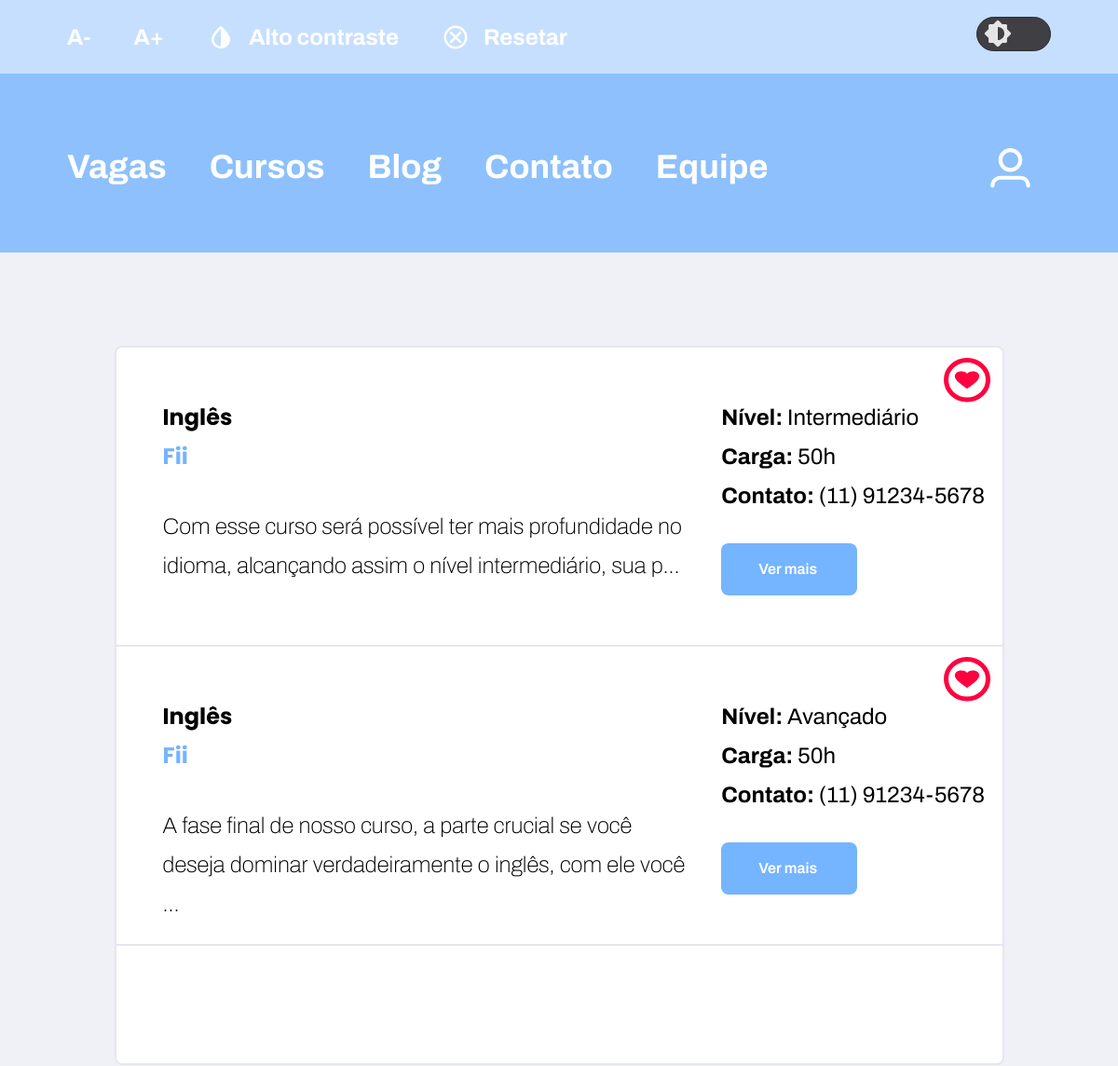
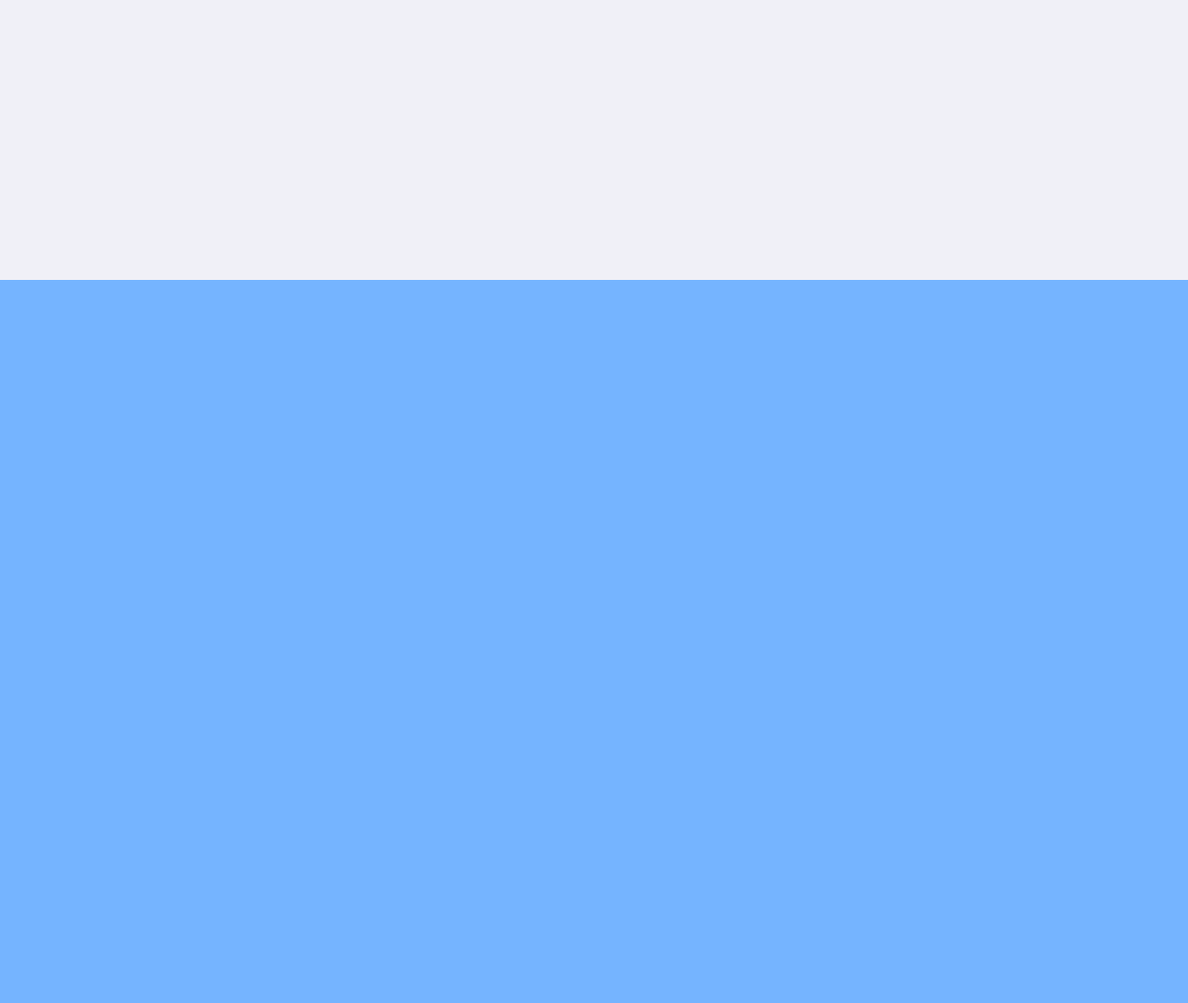
Page /versão_php/src/listar_favoritar_curso.php (signed in) on the committed database (2 pictures, top to bottom).
### tables this page shows
CREATE TABLE `tb_cursos` (
  `id` int(11) NOT NULL,
  `nome_curso` varchar(200) NOT NULL,
  `descricao_curso` varchar(500) NOT NULL,
  `fornecedor_curso` varchar(220) NOT NULL,
  `horario_curso` varchar(500) NOT NULL,
  `nivel_curso` varchar(220) NOT NULL,
  `contato_curso` varchar(500) NOT NULL,
  `link_curso` varchar(220) NOT NULL
);

### versão_php/src/listar_favoritar_curso.php (the view, shortened to what this page needs)
<!DOCTYPE html>
<html lang="pt-br">
<head>
  <link rel="stylesheet" href="./css/curso.css">
  <link rel="stylesheet" href="./css/style.css" />
  <link rel="stylesheet" href="./css/vagas.css" />
  <link rel="stylesheet" href="./css/vagas-blog.css" />
  <link rel="stylesheet" href="./css/theme.css">
</head>
<body id="zoombody">
  <?php include('header.php') ?>
  <main>
    <div class="campo-curso campo-vagas">
      <?php
      include("processamento/conexao.php");
      $login = "SELECT favoritar_curso FROM tb_pessoa WHERE id =" . $_SESSION["id_usuario"];
      $res = $conn->query($login);
      $row = $res->fetch_object();
      $qp = explode(",", $row->favoritar_curso);
      if ($qp[0] != '') {
        $i = 0;
        while ($i < count($qp)) {
          $id_curso = $qp[$i];
          $todos_favoritados = "SELECT * FROM tb_cursos WHERE id =  $id_curso";
          $rest = $conn->query($todos_favoritados);
          $row = $rest->fetch_object();
          print '
                <div class="card">
                <div class="favorite-button">
                  <a title="Desfavoritar curso" href="./processamento/processa_desfavoritar_cursos.php?id_curso=' . $row->id . '">
                  </a>
              </div>
                <div>
                  <div class="card-logo-curso">
                    <p>
                      ' . $row->nome_curso . '<br />
                      <span>' . $row->fornecedor_curso . '</span>
                    </p>
                  </div>
                  <p class="descricao-curso">'
                  . mb_strimwidth($row->descricao_curso, 0, 110, '...') .
            '</p>
                </div>
                <div>
                  <p class="card-descricao-extra">
                    <span>Nível: </span>' . $row->nivel_curso . '<br />
                    <span>Carga: </span>' . $row->horario_curso . 'h' . '<br />
                    <span>Contato: </span>' . $row->contato_curso . '<br />
                  </p>
                  <a class="btn-see-more" href="inf_curso.php?id=' .  $row->id . '">Ver mais</a>
                </div>
              </div>
              <hr />
      ';
          $i++;
        }
      } else {
        echo "<script type='text/javascript'>alert('Você não tem nenhum vaga favoritada');</script>";
      }
      ?>
    </div>
  </main>
  <?php include('footer.php') ?>
</body>
</html>

### versão_php/src/css/curso.css (style rules this page uses)
html { overflow-x: hidden; }
main { display: flex; justify-content: center; gap: 34px; }
main div.campo-curso { width: 955px; min-height: 451px; background: var(--background-all); border: 2px solid var(--border-all); border-radius: 8px; margin-bottom: 284px; padding-bottom: 126px; }
div.campo-curso .card { display: flex; margin: 54px 28.2px 0px 50px;; width: 955px; height: 265px; }
div.campo-curso .card .card-logo-curso { display: flex; gap: 36.55px; font-weight: 700; font-size: 24px; line-height: 42px; margin-bottom: 33px; }
div.campo-curso .card .card-logo-curso span { color: var(--title-price); }
div.campo-curso .card .descricao-curso { font-family: 'Archivo'; font-style: normal; font-weight: 100; font-size: 24px; line-height: 42px; color: var(--text-color); max-width: 564.14px; min-width: 564.14px; }
div.campo-curso .card .card-descricao-extra { font-family: 'Archivo'; font-style: normal; font-weight: 400; font-size: 24px; line-height: 42px; margin-left: 35.57px; }
div.campo-curso .card .card-descricao-extra span { font-weight: 700; }
div.campo-curso hr { border: 1px solid var(--background-hover); }
@media (max-width: 1310px) { main { flex-direction: column; align-items: center; } }
@media (max-width: 1310px) { main div.campo-curso { width: 100%; max-width: 955px; } }

### versão_php/src/css/style.css (style rules this page uses)
* { margin: 0; padding: 0; box-sizing: border-box; }
html { --primary-blue: #75b4ff; --primary-blue-header: rgba(117, 180, 255, 0.8); --white: #ffffff; --white-opacity: rgba(255, 255, 255, 0.5); --primary-background: #f0f0f7; --white-opacity-search: hsla(0, 0%, 100%, 0.41); --primary-border: #e6e6f0; --home-blog: hsla(200, 19%, 18%, 1); --background-cards: #fff; --border-contato-home: #e6e6f0; --background-all: #FFFDFD; --black: #000; --title-price: #75b4ff; scroll-behavior: smooth; }
body { font-family: 'Poppins', sans-serif; background-color: var(--primary-background); overflow-x: hidden; }

### versão_php/src/css/vagas.css (style rules this page uses)
html { overflow-x: hidden; --background-form: #fff; }
main { display: flex; justify-content: center; gap: 34px; }
main div.campo-vagas { width: 955px; background: #FFFFFF; border: 2px solid #E6E6F0; border-radius: 8px; margin-bottom: 284px; padding-bottom: 126px; }
div.campo-vagas .card { display: flex; margin: 54px 28.2px 0px 50px;; width: 955px; height: 265px; }
div.campo-vagas .card .card-descricao-extra { font-family: 'Archivo'; font-style: normal; font-weight: 400; font-size: 24px; line-height: 42px; margin-left: 35.57px; }
div.campo-vagas .card .card-descricao-extra span { font-weight: 700; }
div.campo-vagas hr { border: 1px solid #E6E6F0; }
@media (max-width: 1310px) { main { flex-direction: column; align-items: center; } }
@media (max-width: 1310px) { main div.campo-vagas { width: 100%; max-width: 955px; } }

### versão_php/src/css/vagas-blog.css (style rules this page uses)
html { --background-all: #FFFFFF; --border-all: #E6E6F0; --background-input-search: #FAFAFC; --border-input-search: #E6E6F0; --background-hover: #E6E6F0; --text-color-secondary: #9C98A6; --text-input: #000; overflow-x: hidden; }
main { display: flex; flex-wrap: wrap; justify-content: center; gap: 34px; }
main div.campo-vagas { width: 955px; min-height: 451px; background: var(--background-all); border: 2px solid var(--border-all); border-radius: 8px; margin-bottom: 284px; padding-bottom: 126px; }
div.campo-vagas .card { display: flex; margin: 54px 28.2px 0px 50px;; width: 955px; height: 265px; position: relative; }
.btn-see-more { display: block; width: 146px; height: 56px; padding: 15px 40px; border-radius: 8px; text-decoration: none; font-family: 'Archivo', sans-serif; font-weight: 600; line-height: 26px; background-color: var(--primary-blue); color: var(--white); margin-left: 35.57px; margin-top: 30px; }
div.campo-vagas .card .favorite-button svg { position: absolute; top: -43px; right: 67px; cursor: pointer; }
div.campo-vagas .card .card-descricao-extra { font-family: 'Archivo'; font-style: normal; font-weight: 400; font-size: 24px; line-height: 42px; margin-left: 35.57px; max-width: 294px; }
div.campo-vagas .card .card-descricao-extra span { font-weight: 700; }
div.campo-vagas hr { border: 1px solid var(--background-hover); }
@media (max-width: 1310px) { main { flex-direction: column; align-items: center; } }
@media (max-width: 1310px) { main div.campo-vagas { width: 100%; max-width: 955px; } }

### rows in the picture
tb_cursos: nome_curso "Inglês", fornecedor_curso "Fii", descricao_curso "Com esse curso será possível ter mais profundidade no idioma, alcançando assim o nível intermediário, sua p...", nivel_curso "Intermediário", horario_curso "50", contato_curso "(11) 91234-5678"
tb_cursos: nome_curso "Inglês", fornecedor_curso "Fii", descricao_curso "A fase final de nosso curso, a parte crucial se você deseja dominar verdadeiramente o inglês, com ele você ...", nivel_curso "Avançado", horario_curso "50", contato_curso "(11) 91234-5678"
